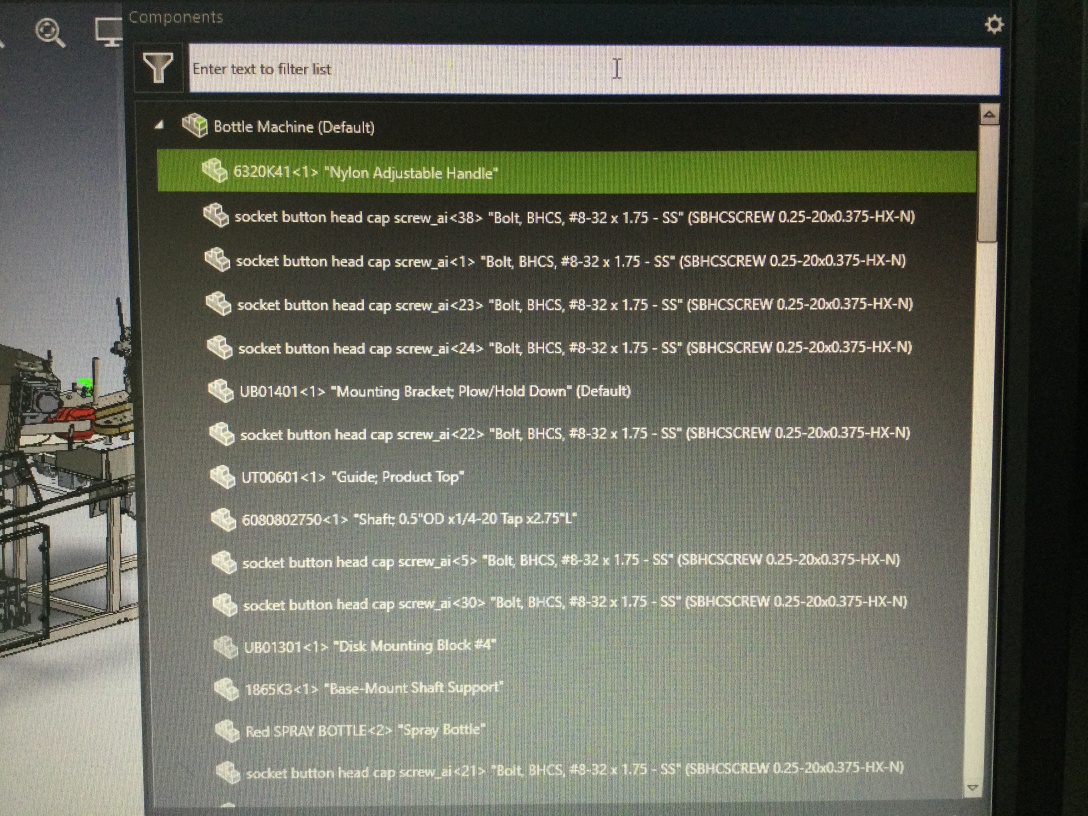
#> input picture bottlemachine64-images/IMG_4052.JPG, 3264 x 2448 px, given in place of IMG_4122.JPG, which was not available (shown at 1/3 size)
$ python annotate.py
#> lines starting #> are read from the running program, lines starting #| are printed output that depends on the picture; pictures that were not available may be replaced by others from this repository, and a replacement may not be noted
"""Draws the motor locations onto the CAD screen photos. Positions were measured on 1800-px-wide copies of the photos."""
import os
from PIL import Image, ImageDraw, ImageFont

ROOT = os.path.dirname(os.path.dirname(os.path.abspath(__file__)))
SRC = os.path.join(ROOT, "bottlemachine64-images")
OUT = os.path.join(ROOT, "motor_location")
def _font_path():
    for p in ("/System/Library/Fonts/Helvetica.ttc", "C:/Windows/Fonts/arial.ttf", "/usr/share/fonts/truetype/dejavu/DejaVuSans.ttf"):
        if os.path.exists(p): return p
    return "Helvetica.ttc"
FONT = _font_path()
def F(sz, bold=False):
    try:
        return ImageFont.truetype(FONT, sz, index=1 if bold and FONT.endswith(".ttc") else 0)
    except Exception:
        return ImageFont.truetype(FONT, sz)

COL = {"belt": (30, 100, 210), "flap": (230, 110, 10), "elev": (110, 110, 110), "disc": (20, 150, 70), "bottle": (200, 30, 30)}
NAME = {"belt": "1  Belt drive motor", "flap": "2  Flapper (paddle wheel) motor", "elev": "3  Elevator motor", "disc": "4  Round sorter disc motor"}

def load(n):
    im = Image.open(f"{SRC}/IMG_{n}.JPG").convert("RGB")
    return im.resize((1800, int(im.height * 1800 / im.width)))

def dashed_rect(d, box, color, w=5, dash=14):
    x0, y0, x1, y1 = box
    for (a, b, c, e) in ((x0, y0, x1, y0), (x1, y0, x1, y1), (x1, y1, x0, y1), (x0, y1, x0, y0)):
        L = max(abs(c - a), abs(e - b)); n = int(L // dash)
        for i in range(0, n, 2):
            t0, t1 = i * dash / L, min((i + 1) * dash / L, 1)
            d.line([(a + (c - a) * t0, b + (e - b) * t0), (a + (c - a) * t1, b + (e - b) * t1)], fill=color, width=w)

def mark(d, key, shape, box, dashed=False):
    c = COL[key]
    if shape == "rect":
        (dashed_rect(d, box, c) if dashed else d.rectangle(box, outline=c, width=6))
    else:
        d.ellipse(box, outline=c, width=6)

def tag(d, xy, lines, key, anchor=None, width=520, size=26, fill=(255, 255, 255)):
    c = COL[key]; x, y = xy
    f, fb = F(size), F(size + 2, True)
    h = 12 + sum((size + 8) for _ in lines)
    d.rounded_rectangle([x, y, x + width, y + h], radius=10, fill=fill, outline=c, width=4)
    yy = y + 8
    for i, t in enumerate(lines):
        d.text((x + 12, yy), t, fill=c if i == 0 else (40, 40, 40), font=fb if i == 0 else f); yy += size + 8
    if anchor:
        cx = x + width / 2 if anchor[0] > x + width else (x if anchor[0] < x else anchor[0])
        cy = y + h if anchor[1] > y + h else (y if anchor[1] < y else anchor[1])
        d.line([(cx, cy), anchor], fill=c, width=5)
        d.ellipse([anchor[0] - 7, anchor[1] - 7, anchor[0] + 7, anchor[1] + 7], fill=c)

def banner(im, title, sub):
    W = im.width; band = Image.new("RGB", (W, 120), (24, 26, 30)); d = ImageDraw.Draw(band)
    d.text((24, 16), title, fill=(255, 255, 255), font=F(40, True)); d.text((24, 70), sub, fill=(190, 195, 205), font=F(26))
    out = Image.new("RGB", (W, im.height + 120), (255, 255, 255)); out.paste(band, (0, 0)); out.paste(im, (0, 120)); return out

def footer(im, lines):
    d0 = ImageDraw.Draw(im); W = im.width; h = 20 + 36 * len(lines)
    out = Image.new("RGB", (W, im.height + h), (245, 245, 242)); out.paste(im, (0, 0)); d = ImageDraw.Draw(out)
    for i, t in enumerate(lines): d.text((24, im.height + 14 + 36 * i), t, fill=(40, 40, 40), font=F(26))
    return out

# ----------------------------------------------------------------------------------- side view A (IMG_4124)
def side_a():
    im = load(4124); d = ImageDraw.Draw(im)
    mark(d, "disc", "rect", (1178, 478, 1368, 596))
    mark(d, "flap", "ell", (796, 345, 874, 432))
    mark(d, "belt", "rect", (730, 662, 870, 792))
    mark(d, "bottle", "rect", (545, 515, 660, 612), dashed=True)
    tag(d, (1000, 60), [NAME["disc"], "Under the tilted 36-inch disk, next to the driver", "cabinet. Drawn as a box-shaped motor + gearbox."], "disc", anchor=(1275, 478), width=760)
    tag(d, (190, 130), [NAME["flap"], "Looks like the gearmotor on top of the upright post", "at the belt entrance (Paddle Wheel Assembly)."], "flap", anchor=(796, 380), width=700)
    tag(d, (40, 830), [NAME["belt"], "Looks like the motor mount under the conveyor (BOM: US05601).", "The motor body itself is not clearly drawn in this view."], "belt", anchor=(730, 760), width=790)
    tag(d, (1010, 880), [NAME["elev"], "NOT in this CAD. Only three motors are modelled,", "so there is nothing to mark here."], "elev", width=640)
    tag(d, (150, 440), ["Red objects = red spray bottles", "(test bottles in the CAD). Not motors."], "bottle", anchor=(560, 545), width=450, size=24)
    return footer(banner(im, "Where the motors are: side view A", "CAD render (photo of the computer screen, IMG_4124). Boxes mark where each motor sits."),
                  ["Solid boxes: shapes seen in this render. Dashed red: spray bottles (not motors).","Positions are read from the shapes; the CAD component tree says which assembly each motor belongs to.","Nobody has clicked each motor in the CAD viewer to highlight it yet: treat these as very likely, not proven."])

# ----------------------------------------------------------------------------------- side view B (IMG_4123)
def side_b():
    im = load(4123); d = ImageDraw.Draw(im)
    mark(d, "disc", "rect", (580, 610, 668, 690))
    mark(d, "flap", "rect", (985, 452, 1095, 515))
    mark(d, "belt", "rect", (1044, 736, 1168, 842))
    mark(d, "bottle", "rect", (855, 565, 960, 645), dashed=True)
    mark(d, "bottle", "rect", (1205, 580, 1300, 640), dashed=True)
    tag(d, (60, 300), [NAME["disc"], "Behind the control box, under the low side of", "the tilted disk (same motor as in view A)."], "disc", anchor=(625, 612), width=620)
    tag(d, (700, 120), [NAME["flap"], "Gear/motor block on the upright post at the belt entrance.", "The round plate to its right is a wheel, not a motor."], "flap", anchor=(1040, 452), width=780)
    tag(d, (1180, 880), [NAME["belt"], "Square motor flange on the mount plate under the", "conveyor (BOM: US05601)."], "belt", anchor=(1168, 790), width=610)
    tag(d, (60, 1000), [NAME["elev"], "NOT in this CAD. Nothing to mark."], "elev", width=470)
    return footer(banner(im, "Where the motors are: side view B", "Same machine seen from the other side (IMG_4123)."),
                  ["Dashed red boxes are red spray bottles (test bottles), not motors.","Positions are read from the shapes in the render, not from clicking each motor in the CAD viewer."])

# ----------------------------------------------------------------------------------- isometric (IMG_4122)
def iso():
    im = load(4122); d = ImageDraw.Draw(im)
    mark(d, "flap", "ell", (995, 525, 1095, 610))
    mark(d, "disc", "rect", (690, 780, 860, 860), dashed=True)
    mark(d, "belt", "rect", (1000, 845, 1150, 935), dashed=True)
    mark(d, "bottle", "rect", (905, 670, 985, 725), dashed=True)
    mark(d, "bottle", "rect", (1130, 530, 1230, 600), dashed=True)
    tag(d, (1060, 120), [NAME["flap"], "Upright post at the belt entrance: the", "paddle wheel assembly. Seen here."], "flap", anchor=(1050, 527), width=560)
    tag(d, (60, 120), [NAME["disc"], "Hidden under the tilted disk. Dashed = approximate", "spot; see the side views for where it really shows."], "disc", anchor=(775, 780), width=700)
    tag(d, (1130, 1010), [NAME["belt"], "Hidden under the conveyor frame. Dashed =", "approximate; see the side views."], "belt", anchor=(1075, 935), width=600)
    tag(d, (60, 1120), [NAME["elev"], "Not in this CAD. Cannot be marked."], "elev", width=470)
    return footer(banner(im, "Where the motors are: whole machine", "CAD render (photo of the computer screen, IMG_4122). Dashed outlines are approximate or hidden from this angle."),
                  ["Red parts on the belts are red spray bottles (test bottles), not motors."])

# ----------------------------------------------------------------------------------- close-ups
def closeups():
    items = [("4  Round sorter disc motor (view A)", 4124, (1130, 430, 1400, 640), "disc"), ("2  Flapper motor on the post (view A)", 4124, (760, 290, 980, 500), "flap"),
             ("1  Belt drive motor mount plate (view B)", 4123, (1020, 720, 1200, 870), "belt")]
    W = 640; tiles = []
    for title, n, box, key in items:
        src = Image.open(f"{SRC}/IMG_{n}.JPG").convert("RGB"); s = src.width / 1800
        c = src.crop(tuple(int(v * s) for v in box)); c = c.resize((W, int(c.height * W / c.width)))
        t = Image.new("RGB", (W, c.height + 52), (255, 255, 255)); t.paste(c, (0, 52)); dd = ImageDraw.Draw(t)
        dd.rectangle([0, 0, W, 52], fill=COL[key]); dd.text((12, 10), title, fill=(255, 255, 255), font=F(26, True)); dd.rectangle([0, 52, W - 1, t.height - 1], outline=COL[key], width=5)
        tiles.append(t)
    H = max(t.height for t in tiles); sheet = Image.new("RGB", (3 * W + 40, H), (245, 245, 242))
    for i, t in enumerate(tiles): sheet.paste(t, (i * (W + 20), 0))
    return footer(banner(sheet, "Close-ups of the three motor spots", "Zoomed from the screen photos, so they look blocky. Shapes, not detail, are what matters."),
                  ["Not shown: elevator motor (not in the CAD)."])

for name, fn in (("MOTORS_1_whole_machine", iso), ("MOTORS_2_side_view_A", side_a), ("MOTORS_3_side_view_B", side_b), ("MOTORS_4_closeups", closeups)):
    img = fn(); img.save(f"{OUT}/{name}.jpg", quality=90); print(name, img.size)
#> this loop made 4 passes
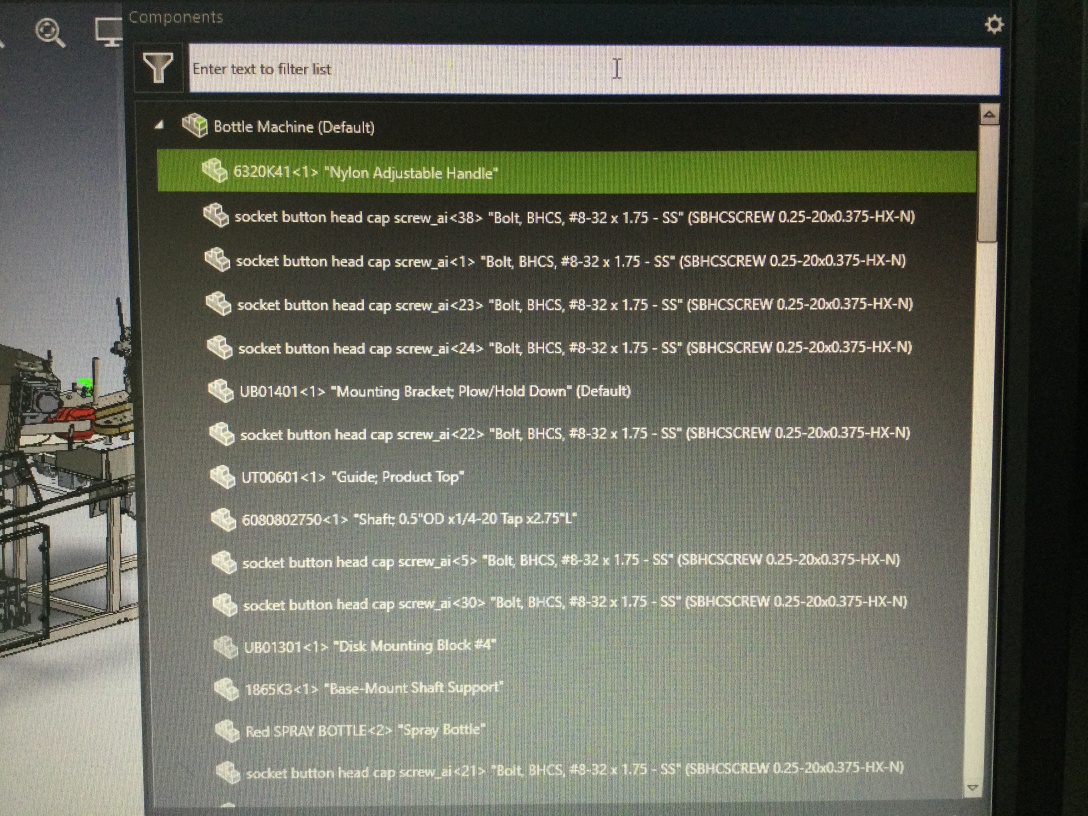
#> input picture bottlemachine64-images/IMG_4052.JPG, 3264 x 2448 px, given in place of IMG_4122.JPG, which was not available (shown at 1/3 size)
#> pass 1, in banner, `band = Image.new('RGB', (W, 120), (24, 26, 30))`:
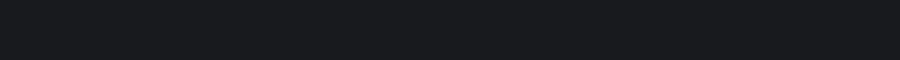
#> band: PIL image 1800x120 RGB (shown at 1/2 size); mean R, G, B 24, 26, 30
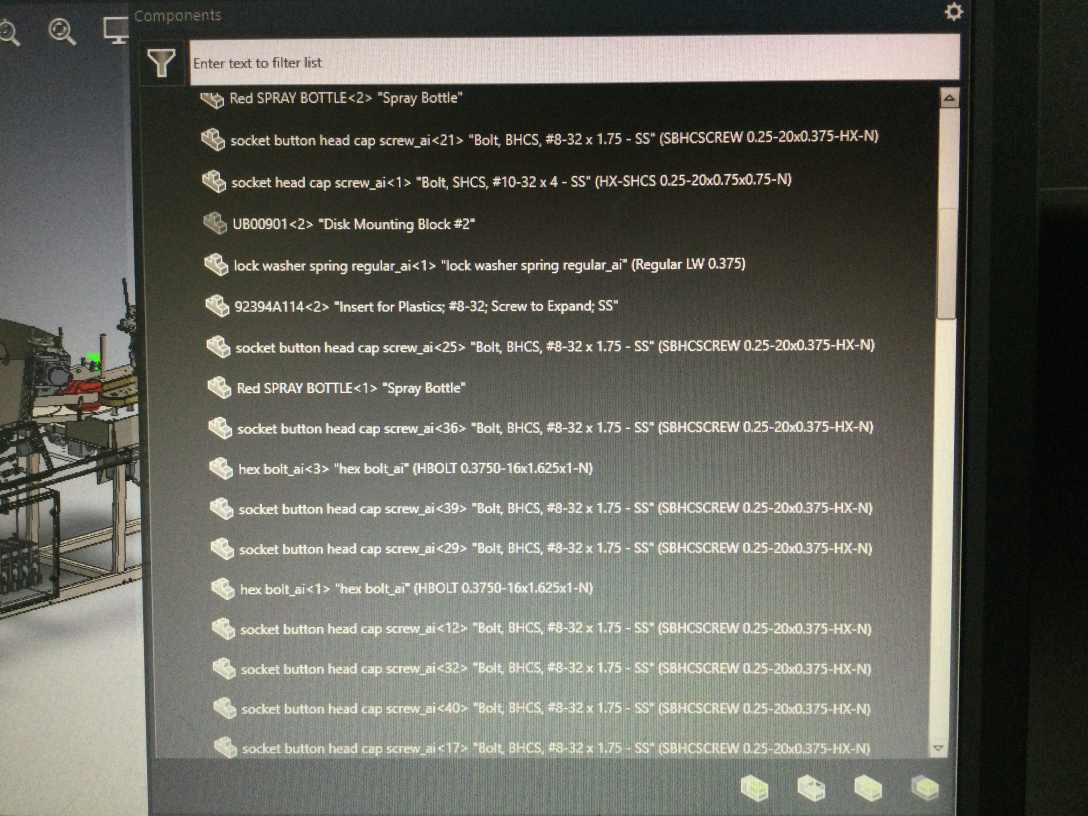
#> input picture bottlemachine64-images/IMG_4053.JPG, 3264 x 2448 px, given in place of IMG_4124.JPG, which was not available (shown at 1/3 size)
#> after the loop:
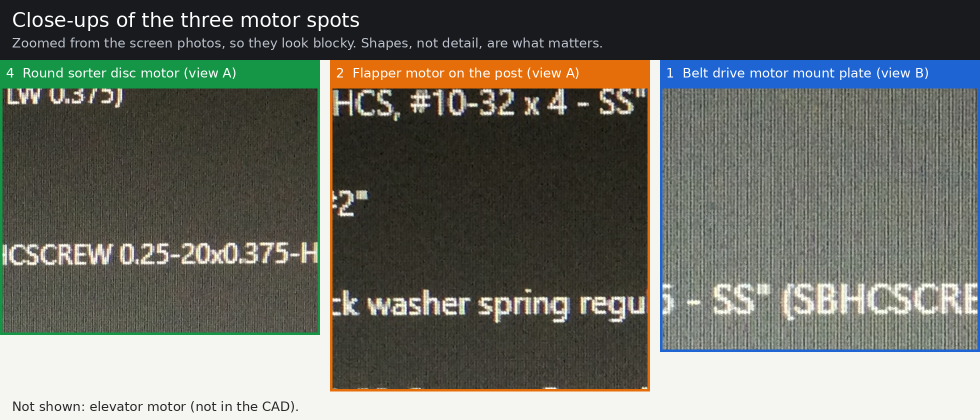
#> img: PIL image 1960x839 RGB (shown at 1/2 size); mean R, G, B 106.1, 107.9, 100.5
